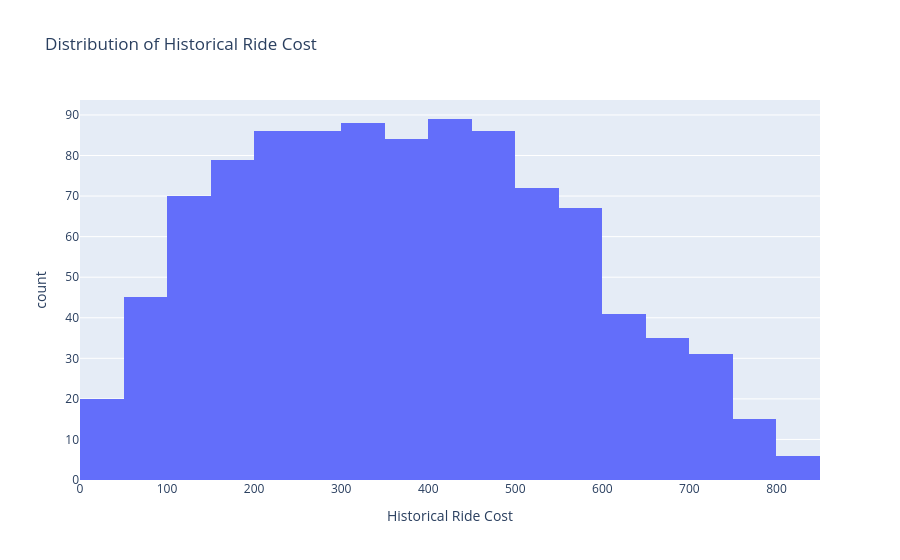

This figure's notebook cell:
### Markdown cell above
Historical Cost of Ride

### Code cell
fig = px.histogram(
    df,
    x='Historical_Cost_of_Ride',
    nbins=30,
    title='Distribution of Historical Ride Cost',
    labels={'Historical_Cost_of_Ride': 'Historical Ride Cost'}
)

fig.show()

### Figure 1 — Plotly figure (JSON) as saved in the notebook; plotly's stock layout.template omitted (floating-point values rounded to 4 significant figures; data arrays with more than 128 entries replaced by an {"elided": "..."} marker saying what was removed)
{"data": [{"alignmentgroup": "True", "bingroup": "x", "hovertemplate": "Historical Ride Cost=%{x}<br>count=%{y}<extra></extra>", "legendgroup": "", "marker": {"color": "#636efa", "pattern": {"shape": ""}}, "name": "", "nbinsx": 30, "offsetgroup": "", "orientation": "v", "showlegend": false, "type": "histogram", "x": {"elided": "1000 float values"}, "xaxis": "x", "yaxis": "y"}], "layout": {"barmode": "relative", "legend": {"tracegroupgap": 0}, "title": {"text": "Distribution of Historical Ride Cost"}, "xaxis": {"anchor": "y", "domain": [0, 1], "title": {"text": "Historical Ride Cost"}}, "yaxis": {"anchor": "x", "domain": [0, 1], "title": {"text": "count"}}}}
